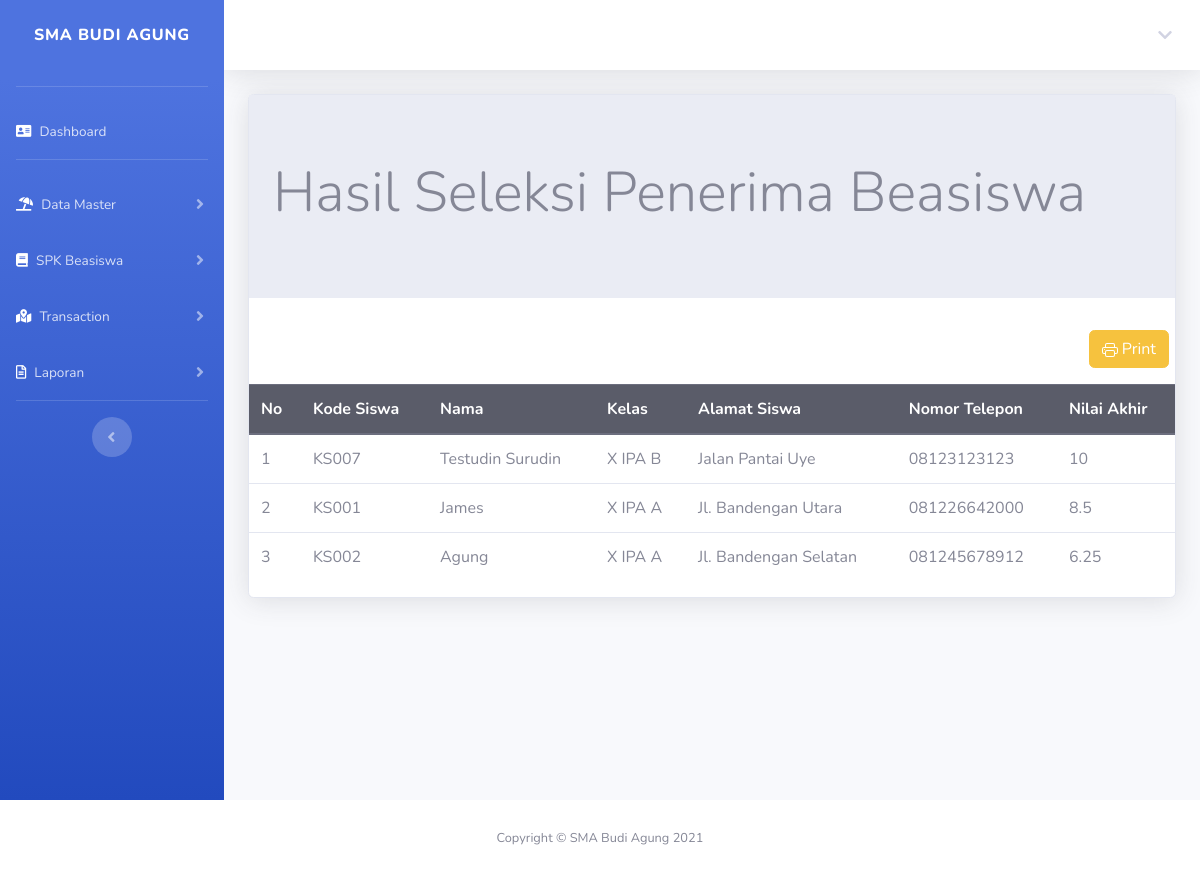
The page /laporanHasil.php (signed in) on the database its author committed.
### tables this page shows
CREATE TABLE `spk` (
  `id` int(11) NOT NULL,
  `kode_siswa` varchar(100) NOT NULL,
  `c1` int(100) NOT NULL,
  `c2` int(100) NOT NULL,
  `c3` int(100) NOT NULL,
  `hasil_spk` varchar(100) NOT NULL
);

CREATE TABLE `kelasdetail` (
  `id` int(11) NOT NULL,
  `kode_kelas` varchar(100) NOT NULL,
  `kode_siswa` varchar(100) NOT NULL
);

CREATE TABLE `siswa` (
  `id` int(11) NOT NULL,
  `kode_siswa` varchar(10) NOT NULL,
  `nama_siswa` varchar(100) NOT NULL,
  `notelp_siswa` varchar(20) NOT NULL,
  `alamat_siswa` varchar(100) NOT NULL,
  `email_siswa` varchar(100) NOT NULL
);

CREATE TABLE `kelas` (
  `kode_kelas` varchar(100) NOT NULL,
  `nama_kelas` varchar(100) NOT NULL,
  `jurusan` varchar(100) NOT NULL,
  `nomor_kelas` varchar(100) NOT NULL
);

### laporanHasil.php (the view, shortened to what this page needs)
<!DOCTYPE html>
<?php
include "includes/config.php";
?>
<html lang="en">
<head>
    <link rel="stylesheet" type="text/css" href="css/bootstrap.min.css">
</head>
<?php include "header.php"; ?>
<div class="container-fluid">
    <div class="card shadow mb-4">
        <body>
            <div class="jumbotron jumbotron-fluid">
                <div class="container">
                    <h1 class="display-4">Hasil Seleksi Penerima Beasiswa</h1>
                </div>
            </div>
            <div class="row mb-3">
                <div class="col-md-2">
                </div>
                <div class="col-md-2">
                </div>
                <div class="col-md-2">
                </div>
                <div class="col-md-2">
                </div>
                <div class="col-md-2">
                </div>
                <div class="col-md-2">
                    <a href="laporanHasilSpk.php" target="_blank" class="btn btn-warning ml-5">
                         Print
                    </a>
                </div>
            </div>
            <table class="table table success">
                <thead class="thead-dark">
                    <tr>
                        <th>No</th>
                        <th>Kode Siswa</th>
                        <th>Nama</th>
                        <th>Kelas</th>
                        <th>Alamat Siswa</th>
                        <th>Nomor Telepon</th>
                        <th>Nilai Akhir</th>
                    </tr>
                </thead>
                <tbody>
                    <?php
                    $query = mysqli_query($connection, "select * from spk join siswa on spk.kode_siswa = siswa.kode_siswa join kelasdetail on kelasdetail.kode_siswa = siswa.kode_siswa join kelas on kelasdetail.kode_kelas = kelas.kode_kelas order by length(spk.hasil_spk) asc, spk.hasil_spk desc");
                    $nomor = 1;
                    while ($row = mysqli_fetch_array($query)) { ?>
                        <tr>
                            <td><?php echo $nomor++; ?></td>
                            <td><?php echo $row['kode_siswa']; ?></td>
                            <td><?php echo $row['nama_siswa']; ?></td>
                            <td><?php echo $row['nama_kelas'] . " " . $row['jurusan'] . " " . $row['nomor_kelas'] ?></td>
                            <td><?php echo $row['alamat_siswa']; ?></td>
                            <td><?php echo $row['notelp_siswa']; ?></td>
                            <td><?php echo round($row['hasil_spk'], 2); ?></td>
                        </tr>
                    <?php } ?>
                </tbody>
            </table>
    </div>
    </body>
<?php include "footer.php"; ?>
</html>

### rows shown on the page
spk: kelasdetail.kode_siswa "KS007", siswa.nama_siswa "Testudin Surudin", kelas.nama_kelas "X", kelas.jurusan "IPA", kelas.nomor_kelas "B", siswa.alamat_siswa "Jalan Pantai Uye", siswa.notelp_siswa "08123123123", hasil_spk "10"
spk: kelasdetail.kode_siswa "KS001", siswa.nama_siswa "James", kelas.nama_kelas "X", kelas.jurusan "IPA", kelas.nomor_kelas "A", siswa.alamat_siswa "Jl. Bandengan Utara", siswa.notelp_siswa "081226642000", hasil_spk "8.5"
spk: kelasdetail.kode_siswa "KS002", siswa.nama_siswa "Agung", kelas.nama_kelas "X", kelas.jurusan "IPA", kelas.nomor_kelas "A", siswa.alamat_siswa "Jl. Bandengan Selatan", siswa.notelp_siswa "081245678912", hasil_spk "6.25"
